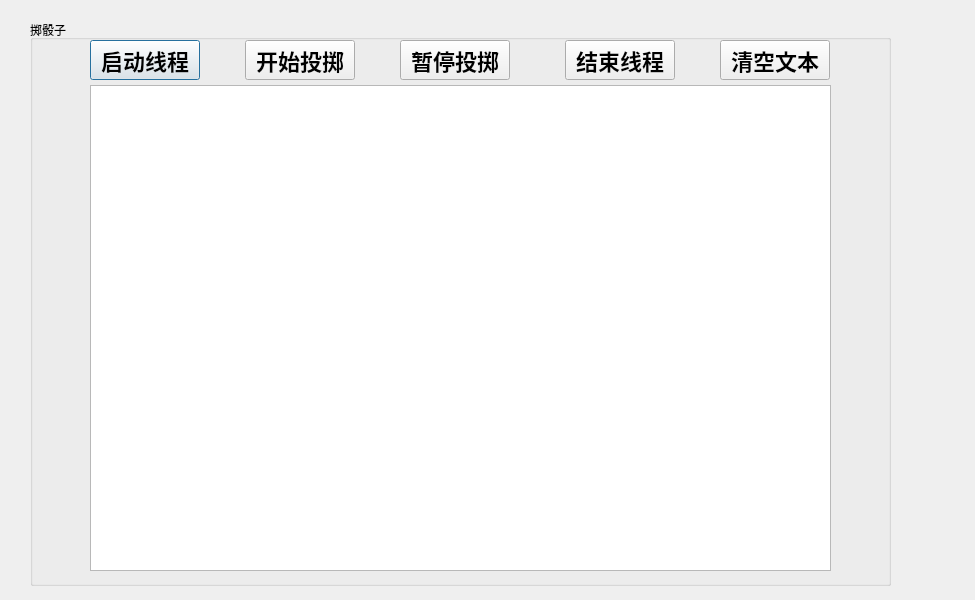
<?xml version="1.0" encoding="UTF-8"?>
<ui version="4.0">
 <class>Dialog</class>
 <widget class="QDialog" name="Dialog">
  <property name="geometry">
   <rect>
    <x>0</x>
    <y>0</y>
    <width>975</width>
    <height>600</height>
   </rect>
  </property>
  <property name="windowTitle">
   <string>Dialog</string>
  </property>
  <widget class="QGroupBox" name="groupBox">
   <property name="geometry">
    <rect>
     <x>30</x>
     <y>20</y>
     <width>861</width>
     <height>566</height>
    </rect>
   </property>
   <property name="styleSheet">
    <string notr="true">QPushButton
{
font-size:22px;
font-family: &quot;New Century Schoolbook&quot;;
font-weight:bold
}</string>
   </property>
   <property name="title">
    <string>掷骰子</string>
   </property>
   <widget class="QPushButton" name="startButton">
    <property name="geometry">
     <rect>
      <x>60</x>
      <y>20</y>
      <width>110</width>
      <height>40</height>
     </rect>
    </property>
    <property name="text">
     <string>启动线程</string>
    </property>
   </widget>
   <widget class="QPushButton" name="beginButton">
    <property name="geometry">
     <rect>
      <x>215</x>
      <y>20</y>
      <width>110</width>
      <height>40</height>
     </rect>
    </property>
    <property name="text">
     <string>开始投掷</string>
    </property>
   </widget>
   <widget class="QPushButton" name="pauseButton">
    <property name="geometry">
     <rect>
      <x>370</x>
      <y>20</y>
      <width>110</width>
      <height>40</height>
     </rect>
    </property>
    <property name="text">
     <string>暂停投掷</string>
    </property>
   </widget>
   <widget class="QPushButton" name="finishButton">
    <property name="geometry">
     <rect>
      <x>535</x>
      <y>20</y>
      <width>110</width>
      <height>40</height>
     </rect>
    </property>
    <property name="text">
     <string>结束线程</string>
    </property>
   </widget>
   <widget class="QPushButton" name="clearButton">
    <property name="geometry">
     <rect>
      <x>690</x>
      <y>20</y>
      <width>110</width>
      <height>40</height>
     </rect>
    </property>
    <property name="text">
     <string>清空文本</string>
    </property>
   </widget>
   <widget class="QTextBrowser" name="textBrowser">
    <property name="geometry">
     <rect>
      <x>60</x>
      <y>65</y>
      <width>741</width>
      <height>486</height>
     </rect>
    </property>
    <property name="styleSheet">
     <string notr="true">font-size: 25px;
font-family: &quot;New Century Schoolbook&quot;;</string>
    </property>
   </widget>
  </widget>
 </widget>
 <resources/>
 <connections/>
</ui>
